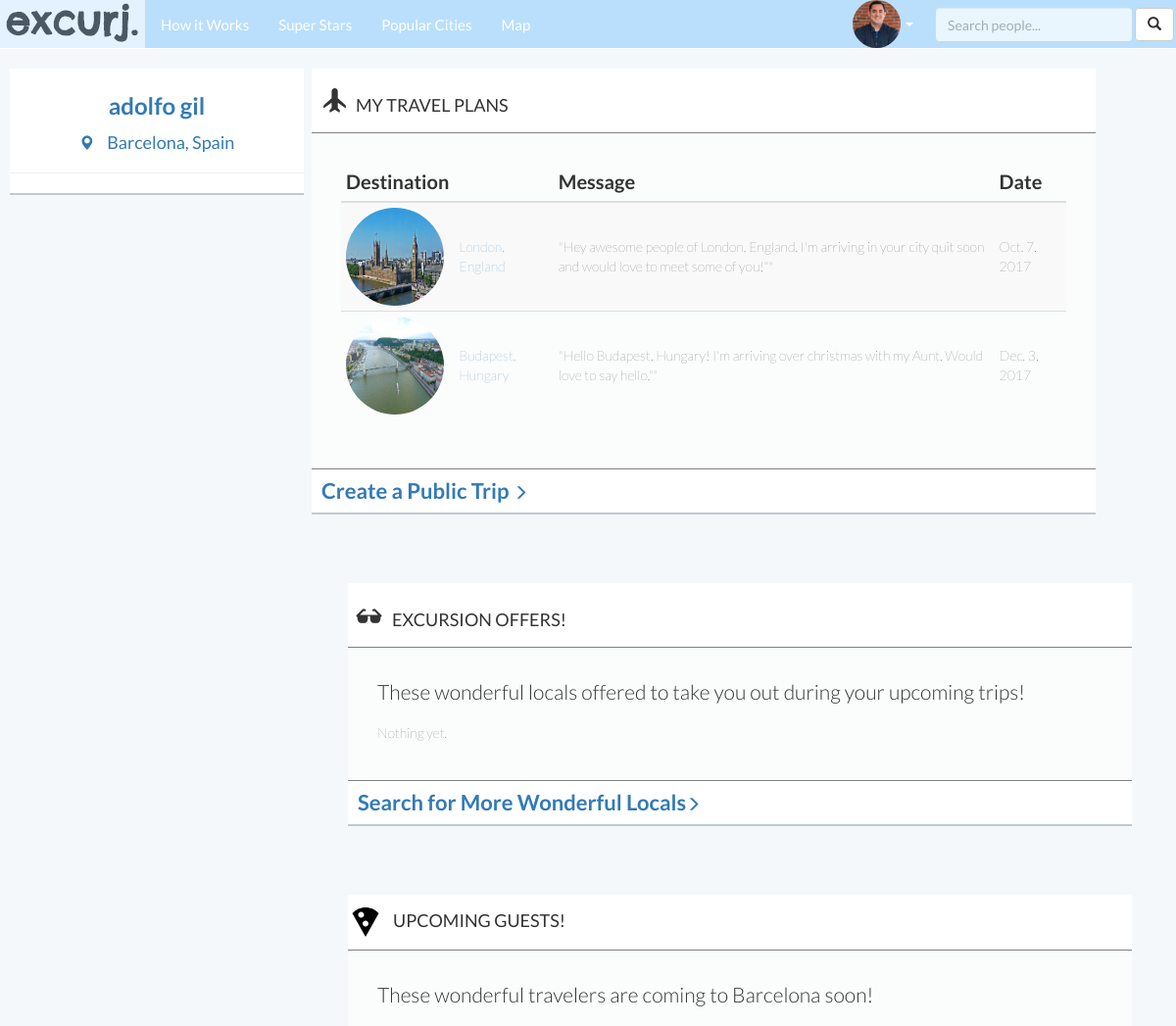
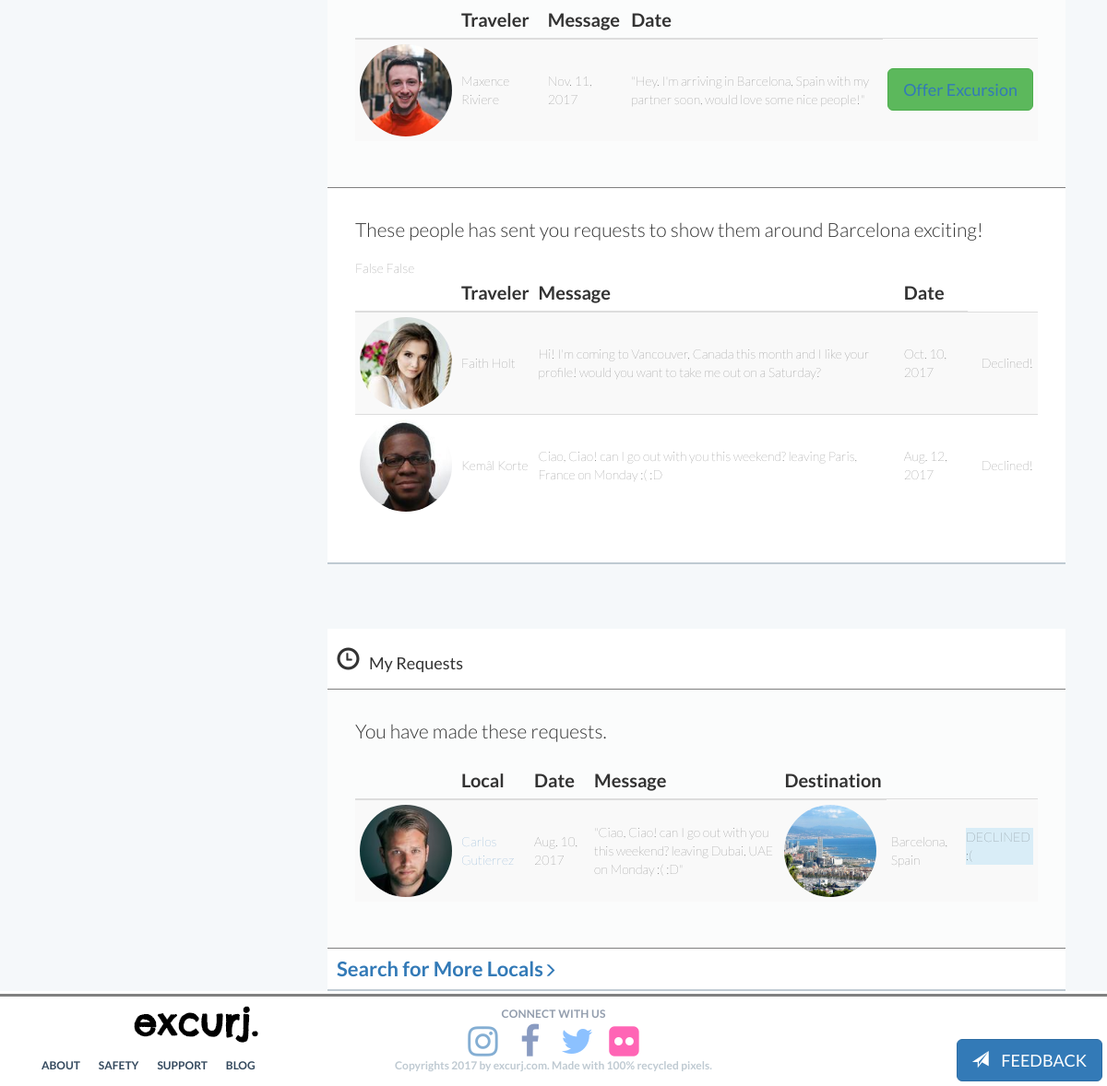
The app's page /dashboard/ (signed in) with its own data (2 pictures, top to bottom).
### excurj/models.py (models this page shows, shortened)
class UserProfile(models.Model):
	user = models.OneToOneField(User, related_name='profile', primary_key=True) #Each User is related to only one User Profile
	city_search_text = models.CharField(blank=True, max_length=300)
	city = models.ForeignKey(City, blank=True, null=True, related_name='city') #Each User Profile must be related to one city.
	prof_pic = models.ImageField(blank=True, upload_to='profile_pictures')
	dob = models.DateField(blank=True, null=True)
	sex = models.CharField(max_length=10, blank=True)
	education = models.CharField(blank=True, max_length=200)
	career = models.CharField(blank=True, max_length=200)
	about_you = models.CharField(max_length=500, blank=True)
	music_movies_books = models.CharField(max_length=1000, blank=True)
	friendship = models.CharField(max_length=500, blank=True)
	what_will_you_show_visitors = models.CharField(max_length=1000, blank=True)
	def age(self):
		import datetime
		return int((datetime.date.today() - self.dob).days / 365.25  )
	age = property(age)

class City(models.Model):
	city_id = models.CharField(primary_key=True, max_length=150)
	name = models.CharField(max_length=128, blank=True)
	country = models.CharField(max_length=128, blank=True)
	description = models.CharField(max_length=1000, blank=True)
	city_image = models.ImageField(blank=True, upload_to='city_pictures')
	slug = models.SlugField()#MUST MAKE UNIQUE =TRUE AGAIN
	lat = models.FloatField(blank=True, null=True)
	lng = models.FloatField(blank=True, null=True)
	class Meta:
		verbose_name_plural = 'Cities'
	def display_name(self):
		return self.name.split(",")[0]
	display_name = property(display_name)

class Excursion(models.Model):
	traveler = models.ForeignKey(User, related_name='traveler_lists_excursion')
	local = models.ForeignKey(User, related_name='local_who_offered', blank=True, null=True)
	city = models.ForeignKey(City, related_name='visited_city', blank=True, null=True) #Each excursion is connected to one City.
	city_search_text = models.CharField(blank=True, max_length=300)
	message = models.CharField(max_length=500)#message to all locals of that city "Hey good people of Edinburgh!"
	date = models.DateField()

class Request(models.Model):
	traveler = models.ForeignKey(User, related_name='traveler_requests', blank=True)
	local = models.ForeignKey(User, related_name='local_requested', blank=True)
	message = models.CharField(max_length=500)
	date = models.DateField()
	local_approval = models.BooleanField(default=False)

### excurj/views.py (the view)
# urls.py: url(r'^dashboard/$', views.dashboard, name="dashboard"),
def dashboard(request):
	context_dict={}
	if request.user.is_authenticated:
		user = User.objects.get(username=request.user.username)
		context_dict['user'] = user
		requests_i_made = Request.objects.filter(traveler=request.user)
		context_dict['requests_i_made'] = requests_i_made
		requests_others_made = Request.objects.filter(local=request.user)
		context_dict['requests_others_made'] = requests_others_made
		trips = Excursion.objects.filter(traveler=request.user)
		context_dict['trips'] = trips
		offers = Offer.objects.filter(trip__traveler=request.user)
		context_dict['offers'] = offers
		upcoming_guests = Excursion.objects.filter(city=request.user.profile.city)
		context_dict['upcoming_guests'] = upcoming_guests
		did_user_make_offer = False
		return render(request, 'excurj/dashboard.html', context_dict)
	else:
		return HttpResponseRedirect("/accounts/login/")

### templates/excurj/dashboard.html (shortened to what this page needs)
{% extends 'excurj/base.html' %}
{% load staticfiles %}
{% block body_block %}
<div style="width: 100%; background-color: #f5f8fa;display: inline-block" class="">
	<div class="">
		<div id="dashboard_bio" class=" col-lg-3  ">
			<div class="">
				<h3>
					<a href=" {%url 'excurj:show_profile' user.username%} "> {{ user.get_full_name }} </a>
				</h3>
				<h4 style="text-align: center;">
					<a href="{%url 'excurj:show_city' user.profile.city.slug%}">
						<span class="glyphicon glyphicon-map-marker" style="padding-right: 10px; font-size: 15px;"></span> {{user.profile.city.name}}
					</a>
				</h4>
			</div>
			<hr>
		</div>
		<div id="req_i_made" class=" col-md-8 col-xs-12 ">
				<h4>
					<span class="glyphicon glyphicon-plane" style="padding: 10px;font-size: 25px;"></span>MY TRAVEL PLANS
				</h4>
				<div style="background-color: #fbfcfc;padding: 30px; border-top: 1px solid grey; border-bottom: 1px solid grey">
					{% if trips %}
					<table class="table table-striped table-condensed table-hover upcoming_guests">
						<thead>
							<tr>
								<th> Destination</th>
								<th></th>
								<th>Message</th>
								<th>Date</th>
							</tr>
						</thead>
						<tbody>
						{% for trip in trips %}
						<tr>
							<td>
								<img src=" {{ trip.city.city_image.url }} " class="img-circle" width="100" height="100">
							</td>
							<td>
								<a href=" {% url 'excurj:show_city' trip.city.slug %} ">{{trip.city.name}}</a>
							</td>
							<td>
								"{{trip.message}}""
							</td>
							<td>
								{{trip.date}}
							</td>
						</tr>
						{% endfor %}
						</tbody>
						</table>
					{% else %}
						<p class="lead">You don't have any upcoming trips, sad.</p>
					{% endif %}
				</div>
				<div style="font-size: 22px; font-weight: bold; padding: 10px;">
					<a href="{% url 'excurj:createtrip' %}">Create a Public Trip <span class="glyphicon glyphicon-menu-right" style="padding-right: 10px; font-size: 15px;"></span></a>
				</div>
	</div>
	<div id="offers" class=" col-md-8 col-xs-12 ">
				<h4>
					<span class="glyphicon glyphicon-sunglasses" style="padding: 10px;font-size: 25px;"></span>EXCURSION OFFERS!
				</h4>
				<div style=" background-color: #fbfcfc;padding: 30px; border-top: 1px solid grey; border-bottom: 1px solid grey ; " id="excursionoffers">
					<p class="lead">
						These wonderful locals offered to take you out during your upcoming trips!
					</p>
					{% if offers %}
						<table class="table table-striped table-condensed table-hover upcoming_guests">
						<thead>
							<tr>
								<th>Local</th>
								<th></th>
								<th>Message</th>
								<th>Trip</th>
								<th></th>
							</tr>
						</thead>
						<tbody>
						{% for offer in offers %}
							<tr >
								<td> <img src=" {{offer.local.profile.prof_pic.url}} " class="img-circle" height="100" width="100"> </td>
								<td>
									<a href=" {% url 'excurj:show_profile' offer.local.username %} ">{{offer.local.get_full_name.title}}</a>
								</td>
								<td>
									{{offer.message}}
								</td>
								<td>
									{{offer.trip.city.name}}
								</td>
								{% if offer.traveler_approval is null %}
									<td>
									<form action=" {% url 'excurj:confirmoffer' offer.id%} ">
										<button class="btn btn-sm btn-success" name="confirm" value="True">CONFIRM!</button>
										<button class="btn btn-sm btn-danger" name="decline" value="False">DECLINE :(</button>
									</form>
									</td>
								{% elif   offer.traveler_approval %}
									<td>
										<p>CONFIRMED!</p>
									</td>
								{% else%}
									<td>
										<p>DECLINED :(</p>
									</td>
								{%endif%}
							</tr>
						{% endfor %}
						</tbody>
						</table>
					{% else %}
						<p class="">Nothing yet.</p>
					{% endif %}
				</div>
				<div style="font-size: 22px; font-weight: bold; padding: 10px;">
					<a href="">Search for More Wonderful Locals<span class="glyphicon glyphicon-menu-right" style="padding-right: 10px; font-size: 15px;"></span></a>
				</div>
	</div>
	<div id="offers" class=" col-md-8 col-xs-12 ">
				<h4>
					<img src=' {% static "images/pizza-black.svg" %}' style="margin-right: 10px;">UPCOMING GUESTS!
				</h4>
				<div style="background-color: #fbfcfc;padding: 30px; border-top: 1px solid grey; border-bottom: 1px solid grey">
				<p class="lead">
					These wonderful travelers are coming to {{request.user.profile.city.display_name}} soon!
				</p>
					{% if upcoming_guests %}
						<table class="table table-striped table-condensed table-hover upcoming_guests">
						<thead>
							<tr>
								<th></th>
								<th>Traveler</th>
								<th>Message</th>
								<th>Date</th>
							</tr>
						</thead>
						<tbody>
						{% for guest in upcoming_guests %}
							<tr>
								<td>
									<img src="{{guest.traveler.profile.prof_pic.url}}" class="img-circle" width="100" height="100">
								<td>
									{{guest.traveler.get_full_name.title}}
								</td>
								</td>
								<td>
									{{guest.date}}
								</td>
								<td>
									"{{guest.message}}"
								</td>
								<td>
								{% if request.user != guest.local %}
									<button class="btn btn-lg btn-success"> <a href=" {% url 'excurj:offerexcursion' guest.traveler.username %} ">Offer Excursion</a></button>
								{% else %}
								<p title="Awaiting confirmation" style="vertical-align: center;" class="text-info">Offer Sent</p>
								{% endif %}
								</td>
							</tr>
						{% endfor %}
						</tbody>
						</table>
					{% else %}
						<p class="">Nothing yet.</p>
					{% endif %}
				</div>
				<div style=" padding: 10px; padding: 30px;">
					<p class="lead">
						These people has sent you requests to show them around {{user.profile.city.display_name}} exciting!
					</p>
					{% if requests_others_made %}
					<table class="table table-striped table-condensed table-hover upcoming_guests">
						<thead>
							<tr>
								<th></th>
								<th>Traveler</th>
								<th>Message</th>
								<th>Date</th>
							</tr>
						</thead>
						<tbody>
						{% for req in requests_others_made %}
							<tr>
								<td>
									<img src=" {{req.traveler.profile.prof_pic.url}} " class="img-circle" width="100" height="100">
								</td>
								<td>
									{{req.traveler.get_full_name.title}}
								</td>
								<td>
									{{req.message}}
								</td>
								<td>
									{{req.date}}
								</td>
								<td>
								{% if req.local_approval is null%}
								<form action=" {% url 'excurj:acceptrequest' req.id %} ">
									<button class="btn btn-sm btn-success" value="True" name="accept">Accept!</button>
									<button class="btn btn-sm btn-danger" value="False" name="decline">Decline :(</button>
								</form>
								</td>
								{% elif req.local_approval %}
								<td>
									Accepted!
								</td>
								{%else%}
								<td>
									Declined!
								</td>
								{%endif%}
							</tr>
						{% endfor %}
						</tbody>
						</table>
					{% else %}
						<p class="">Nothing yet.</p>
					{% endif %}
				</div>
	</div>
	<div id="offers" class="col-md-8 col-xs-12">
				<h4>
					<span class="glyphicon glyphicon-time" style="padding: 10px;font-size: 25px;"></span>My Requests
				</h4>
				<div style="background-color: #fbfcfc;padding: 30px; border-top: 1px solid grey; border-bottom: 1px solid grey">
					<p class="lead">
						You have made these requests.
					</p>
					{% if requests_i_made %}
						<table class="table table-striped table-condensed table-hover upcoming_guests">
						<thead>
							<tr>
								<th></th>
								<th>Local</th>
								<th>Date</th>
								<th>Message</th>
								<th>Destination</th>
							</tr>
						</thead>
						<tbody>
						{% for req in requests_i_made %}
							<tr>
								<td>
								<img src="{{req.local.profile.prof_pic.url}}" class="img-circle" height="100" width="100">
								</td>
								<td>
									<a href=" {% url 'excurj:show_profile' req.local.username %} ">{{req.local.get_full_name.title}}</a>
								</td>
								<td>
									{{req.date}}
								</td>
								<td>
									"{{req.message}}"
								</td>
								<td>
									<img src="{{req.local.profile.city.city_image.url}}" class="img-circle" height="100" width="100">
								</td>
								<td>
									{{req.local.profile.city.name}}
								</td>
								<td>
								{% if  req.local_approval == False %}
								<p class="bg-info ">DECLINED :(</p>
								{%elif req.local_approval%}
								<p class="bg-success ">APPROVED!</p>
								{% else %}
								<p class="bg-info ">PENDING APPROVAL</p>
								{%endif%}
								</td>
							</tr>
						{% endfor %}
						</tbody>
						</table>
					{% else %}
						<p class="">Nothing yet.</p>
					{% endif %}
				</div>
				<div style="font-size: 22px; font-weight: bold; padding: 10px;">
					<a href="">Search for More Locals<span class="glyphicon glyphicon-menu-right" style="padding-right: 10px; font-size: 15px;"></span></a>
				</div>
	</div>
</div>
{% endblock %}

### templates/excurj/base.html (shortened to what this page needs)
<!DOCTYPE html>
{% load staticfiles %}
{% load crispy_forms_tags %}
{% load widget_tweaks %}
<html lang="en">
  <head>
    <link href="{% static 'css/bootstrap.min.css'%} " rel="stylesheet">
    <link rel="stylesheet" type="text/css" href=" {% static 'css/style.css' %} ">
    <link href="//maxcdn.bootstrapcdn.com/font-awesome/4.2.0/css/font-awesome.min.css" rel="stylesheet">
    <link rel="stylesheet" href="https://ajax.googleapis.com/ajax/libs/jqueryui/1.12.1/themes/smoothness/jquery-ui.css">
  </head>
  <body>
    <form action=" {% url 'excurj:feedback' %} ">
        <button id="feedback" class="btn btn-lg btn-primary" name="feedback">
        <span class="glyphicon glyphicon-send" style="padding-right: 10px;"></span>  FEEDBACK
      </button>
    </form>
    <div>
    	<nav class="navbar navbar-default navbar-fixed-top">
    		<div class="container-fluid">
          <div class="navbar-header">
            <a href=" {% url 'excurj:index' %} "><img src=" {% static 'images/logo.png' %} "></a>
          </div>
          <div class="collapse navbar-collapse " id="mainNavBar">
            <ul class="nav navbar-nav">
              <li class="no_mobile"><a href="{% url 'excurj:index' %}#how-it-works">How it Works</a></li>
              <li><a href=" {% url 'excurj:index' %}#superstars">Super Stars</a></li>
              <li><a href=" {% url 'excurj:index' %}#popularcities ">Popular Cities</a></li>
              <li><a href=" {% url 'excurj:index' %}#map_canvas ">Map</a></li>
            </ul>
            <form class="navbar-form navbar-right no_mobile" action=" {% url 'excurj:search' %} ">
                <div class="form-group no_mobile">
                    <input type="text" name="q" class="form-control no_mobile" placeholder="Search people..." id="topsearchbox">
                </div>
                  <button type="submit" class="btn btn-default no_mobile"><span class="glyphicon glyphicon-search"></span></button>
            </form>
            <ul class="nav navbar-nav navbar-right">
            {% if not request.user.is_authenticated %}
              <li><a href=" {% url 'auth_login' %} ">LOG IN</a></li>
              <li><a href=" {% url 'registration_register' %} " id="jump">JOIN</a></li>
            {% else %}
            <li style="position: relative; background-color: transparent;" id="prof_li"><a href="  javascript:void(0)" style="display: inline;" class="no_mobile"> <img src=" {{request.user.profile.prof_pic.url}} " height="49px" width="49px" class="img-circle no_mobile"> <span class="caret no_mobile"></span> </a></li>
            {% endif %}
            </ul>
          </div>
        </div>
    	</nav>
      <div class="disappear_upon_load">
      	{% block body_block %}{% endblock %}
</div>
    <footer style="text-align: center;max-height: 100px;" class="disappear_upon_load">
      <div class="container">
        <div class="row">
          <div class="col-md-4 col-xs-12">
            <a href=" {% url 'excurj:index' %} " class="">
              <img src=" {% static 'images/logo.png' %} " class="">
            </a>
          </div>
          <div class="col-md-4 col-xs-12">
            <div class="call-to-action">Connect with us</div>
            <a href='#'><i class="fa fa-instagram fa-3x fa-fw"></i></a>
            <a href='#'><i class="fa fa-facebook fa-3x fa-fw"></i></a>
            <a href='#'><i class="fa fa-twitter fa-3x fa-fw"></i></a>
            <a href='#'><i class="fa fa-flickr fa-3x fa-fw"></i></a>
          </div>
        </div>
        <div class="row">
          <div class="col-lg-4">
            <ul class="footer-links">
                <li> <a href="">ABOUT</a> </li>
                <li> <a href="">SAFETY</a> </li>
                <li> <a href="">SUPPORT</a> </li>
                <li> <a href="">BLOG</a> </li>
            </ul>
          </div>
          <div class="col-lg-4">
            <div class="copyrights">
              <p class="" >
                Copyrights 2017 by excurj.com. Made with 100% recycled pixels.
              </p>
            </div>
          </div>
        </div>
      </div>
    </footer>
  </body>
</html>

### records on screen
Excursion: city.city_image (picture), city.name "London, England", message "Hey awesome people of London, England. I'm arriving in your city quit soon and would love to meet some of you!", date "Oct. 7, 2017"
Excursion: city.city_image (picture), city.name "Budapest, Hungary", message "Hello Budapest, Hungary! I'm arriving over christmas with my Aunt. Would love to say hello.", date "Dec. 3, 2017"
Excursion: traveler.profile.prof_pic (picture), traveler.get_full_name "Maxence Riviere", date "Nov. 11, 2017", message "Hey. I'm arriving in Barcelona, Spain with my partner soon, would love some nice people!", shows "Offer Excursion"
Request: traveler.profile.prof_pic (picture), traveler.get_full_name "Faith Holt", message "Hi! I'm coming to Vancouver, Canada this month and I like your profile! would you want to take me out on a Saturday?", date "Oct. 10, 2017", local_approval "Declined!"
Request: traveler.profile.prof_pic (picture), traveler.get_full_name "Kemâl Korte", message "Ciao, Ciao! can I go out with you this weekend? leaving Paris, France on Monday :( :D", date "Aug. 12, 2017", local_approval "Declined!"
Request: local.profile.prof_pic (picture), local.get_full_name "Carlos Gutierrez", date "Aug. 10, 2017", message "Ciao, Ciao! can I go out with you this weekend? leaving Dubai, UAE on Monday :( :D", local.profile.city.city_image (picture), local.profile.city.name "Barcelona, Spain", local_approval "DECLINED :("

### other values on screen
{{ user.get_full_name }} "adolfo gil"
{{ user.profile.city.name }} "Barcelona, Spain"
{{ request.user.profile.city.display_name }} "Barcelona"
{{ user.profile.city.display_name }} "Barcelona"
